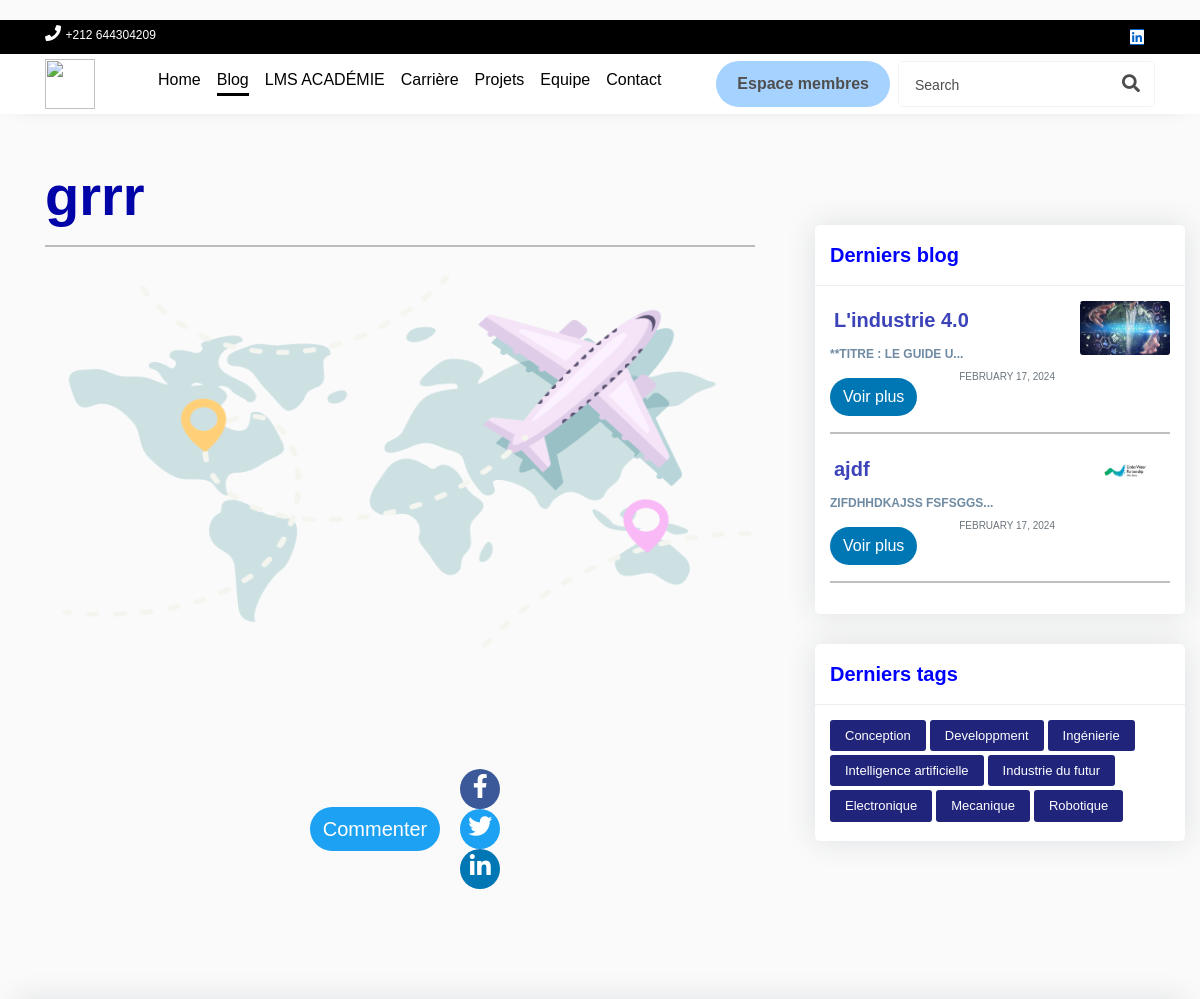
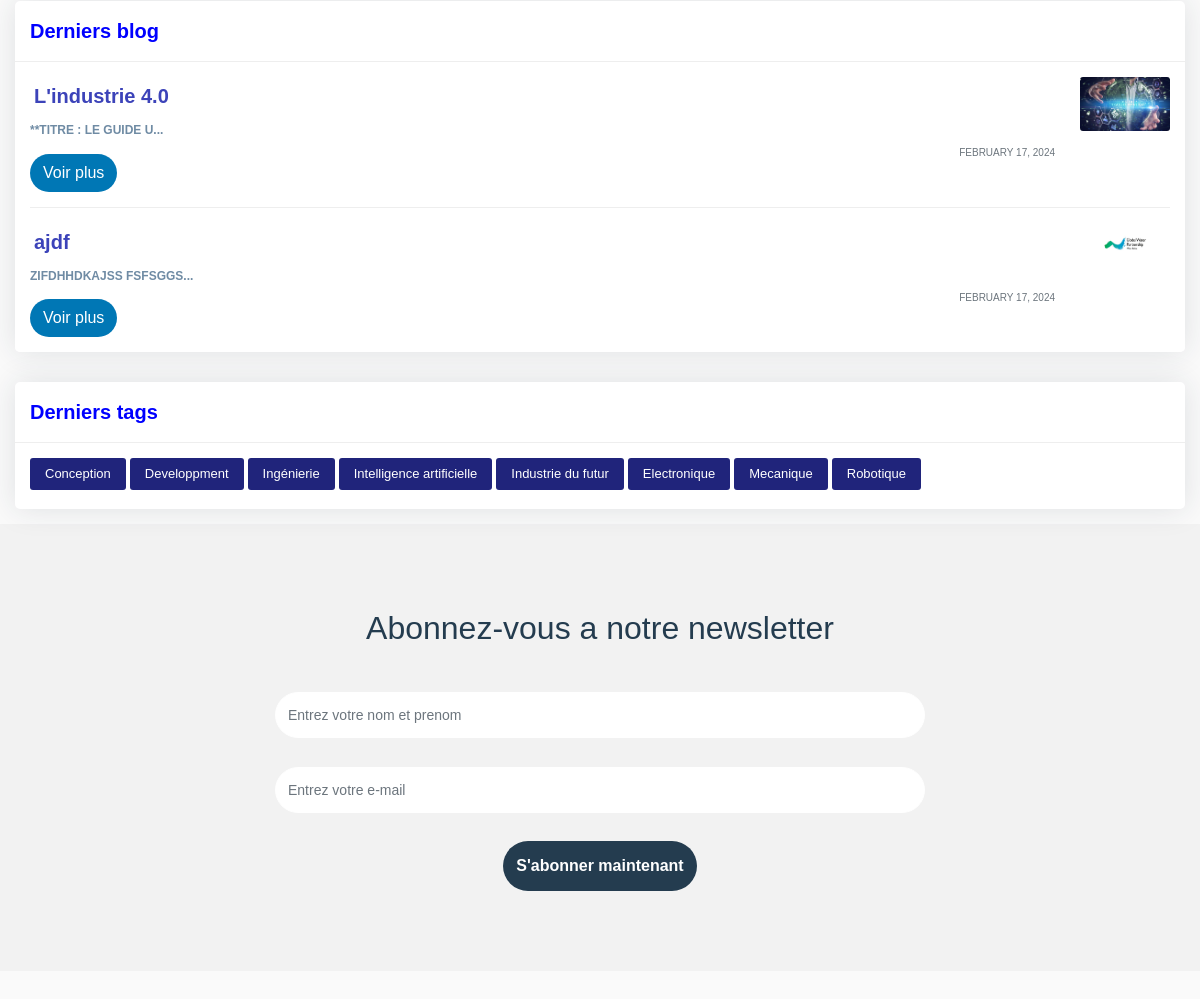
The app's page /details_blog/3, older data (2 pictures, top to bottom).
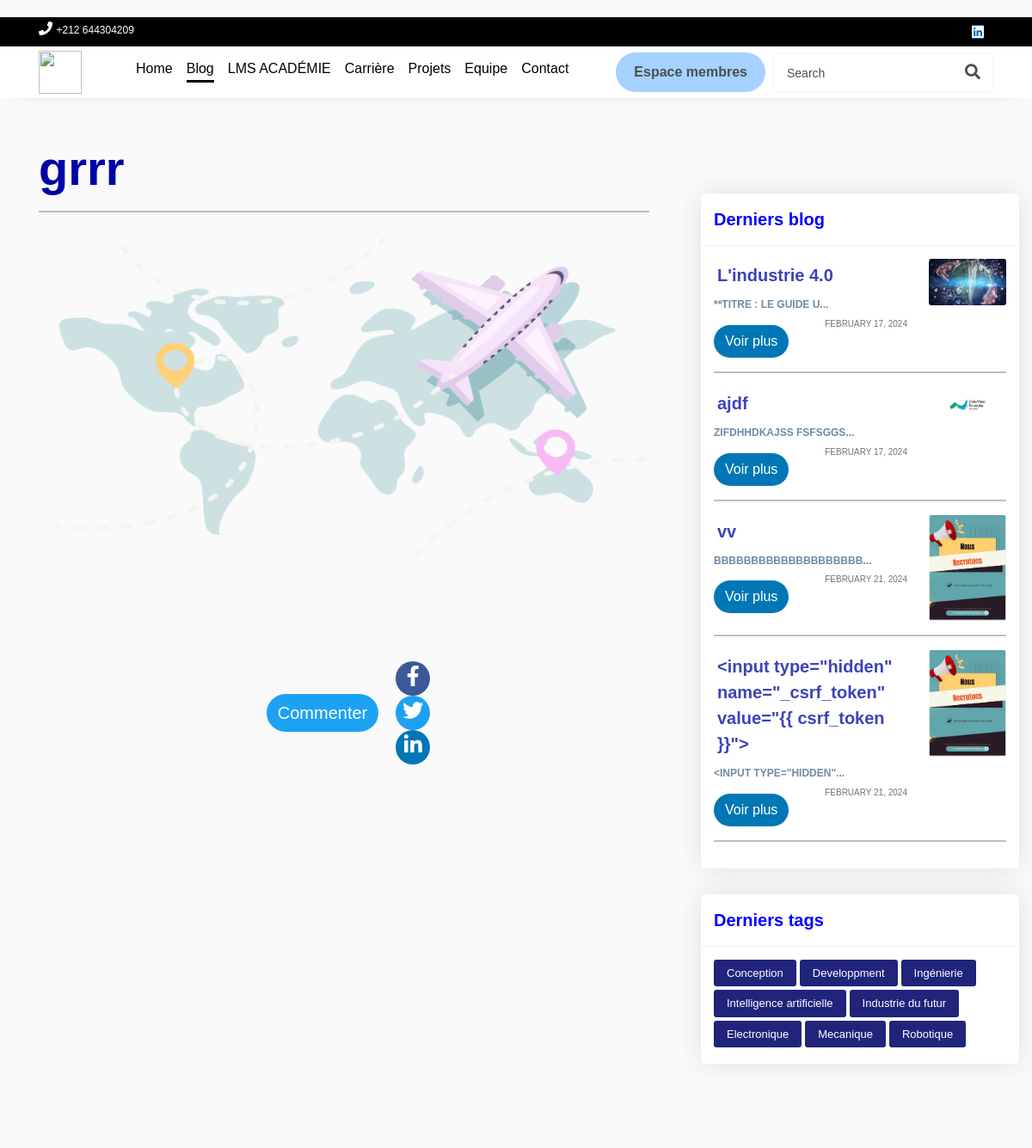
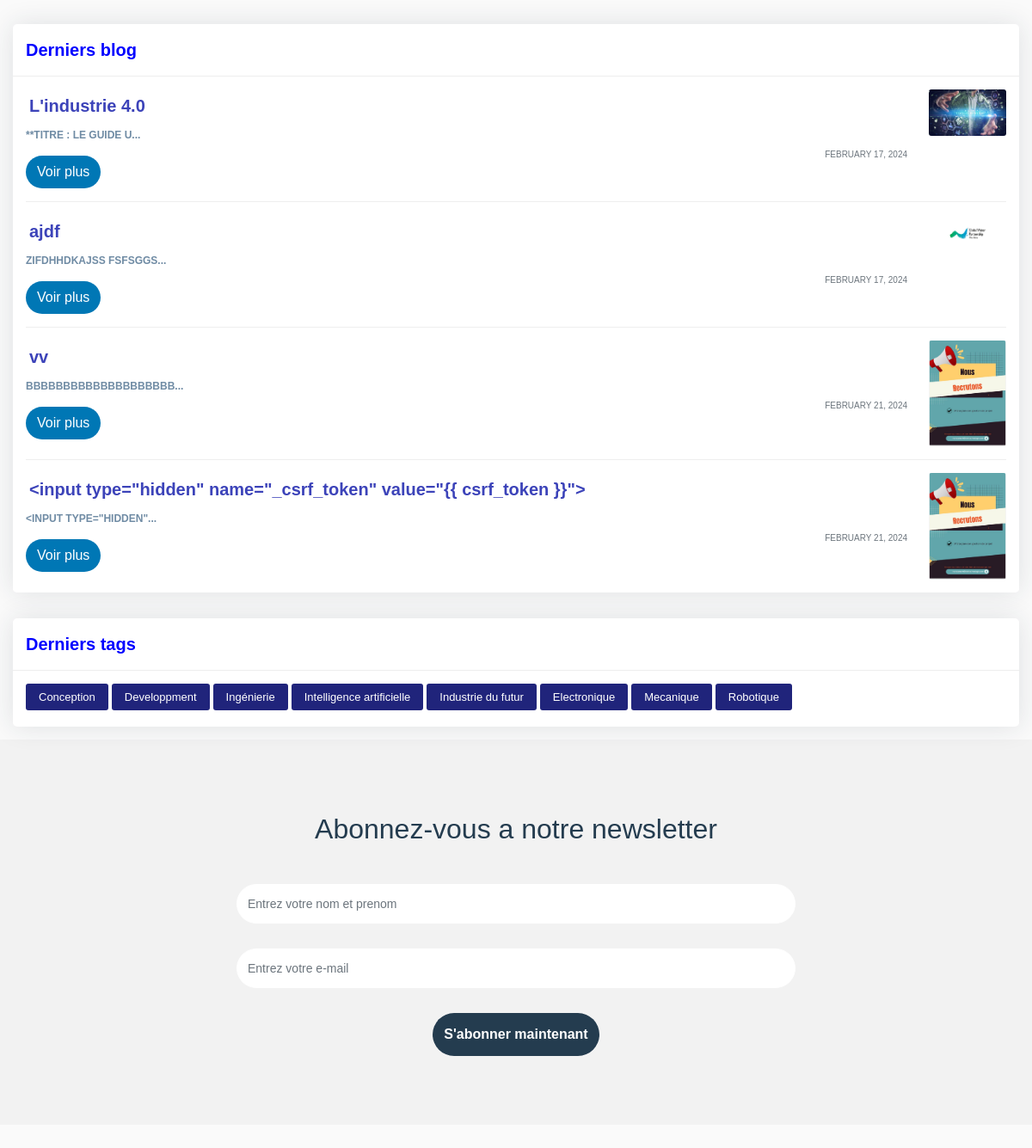
The same page, newer data (2 pictures, top to bottom).
### Main/models/models.py (models this page shows)
class Blog(db.Model):
    id = db.Column(db.Integer, primary_key=True)
    titre = db.Column(db.String(2500))
    description = db.Column(db.String(2500))
    imagePath = db.Column(db.String(2500))
    date=db.Column(db.DateTime, default=datetime.now)

### Main/routes/user.py (the view)
@app.route('/details_blog/<int:id>')
def details_blog(id):
    blog = Blog.query.get(id)
    blogs=Blog.query.filter_by().all()
    if blog:
        return render_template('details_blog.html', blog=blog,blogs=blogs,csrf_token=generate_csrf())
    else:
        return 'Article de blog non trouvé'

### Main/templates/details_blog.html (shortened to what the changed rows need)
<!DOCTYPE html>
<head>
    <link rel="stylesheet" href="https://cdnjs.cloudflare.com/ajax/libs/font-awesome/6.0.0-beta3/css/all.min.css">
    <link href="https://cdn.jsdelivr.net/npm/bootstrap@5.3.0/dist/css/bootstrap.min.css" rel="stylesheet">
    <link href="https://cdn.jsdelivr.net/npm/tailwindcss@2.2.19/dist/tailwind.min.css" rel="stylesheet">
</head>
<body>
    {% with currentPage='blog' %}
    {% include 'navbar.html' %}
{% endwith %}
<div class="col">
<div class="row">
<div class="col-md-8">
<div class="col-md-12 ">
<div class="container mt-5 mb-5" id="blog">
    <h1 class="display-4 font-weight-bold mb-3" style="color: rgb(0, 3, 168);">{{ blog.titre }}</h1>
</div>
  <br>
  <br>
</div>
</div>
<div class="col-md-4 blog-aside" style="margin-top: 12vh;">
    <div class="widget widget-latest-post">
        <div class="widget-body" style="background-color: #ffffff;">
            {% if blogs %}
                {% for blg in blogs %}
                    {% if blg.id != blog.id %}
                        <div class="latest-post-aside media">
                            <div class="lpa-left media-body">
                                <div class="lpa-title" style="padding: 4px;">
                                    <h5><a href="#" style="color: rgb(60, 67, 185);font-size: 20px;">{{ blg.titre }}</a></h5>
                                </div>
                                <div class="lpa-meta" style="color: white;">
                                    <a class="name" href="#" style="font-weight: bold;">{{ blg.description[:20] }}...</a>
                                    <br>
                                    <a class="date text-muted" href="#" style="float: right;font-size: 10px;">{{ blg.date.strftime('%B %d, %Y') }}</a>
                                </div>
                                <div style="mt-1">
                                    <a href="/details_blog/{{ blg.id }}" class="btn btn" style="border-radius: 50px;background-color: #0077b5;color: white;margin-top: 10px;">Voir plus</a>
                                </div>
                            </div>
                            <div class="lpa-right">
                                <a href="#">
                                    <img src="{{ blg.imagePath }}" title="" alt="">
                                </a>
                            </div>
                        </div>
                        <hr style="border: 1px solid black;">
                    {% endif %}
                {% endfor %}
            {% endif %}
        </div>
    </div>
</div>
</div>
</div>
<div class="col-md-12 blog-aside" style="margin-top: 12vh;">
        <div class="widget widget-latest-post">
            <div class="widget-body" style="background-color: #ffffff;">
                {% if blogs %}
                    {% for blg in blogs %}
                        {% if blg.id != blog.id %}
                            <div class="latest-post-aside media">
                                <div class="lpa-left media-body">
                                    <div class="lpa-title" style="padding: 4px;">
                                        <h5><a href="#" style="color: rgb(60, 67, 185);font-size: 20px;">{{ blg.titre }}</a></h5>
                                    </div>
                                    <div class="lpa-meta" style="color: white;">
                                        <a class="name" href="#" style="font-weight: bold;">{{ blg.description[:20] }}...</a>
                                        <br>
                                        <a class="date text-muted" href="#" style="float: right;font-size: 10px;">{{ blg.date.strftime('%B %d, %Y') }}</a>
                                    </div>
                                    <div style="mt-1">
                                        <a href="/details_blog/{{ blg.id }}" class="btn btn" style="border-radius: 50px;background-color: #0077b5;color: white;margin-top: 10px;">Voir plus</a>
                                    </div>
                                </div>
                                <div class="lpa-right">
                                    <a href="#">
                                        <img src="{{ blg.imagePath }}" title="" alt="">
                                    </a>
                                </div>
                            </div>
                        {% endif %}
                    {% endfor %}
                {% endif %}
            </div>
        </div>
    </div>
<section class="newsletter" style="height: fit-content;margin-bottom: 100px;">
    <div class="container">
        <div class="row">
            <div class="col-sm-12">
                <div class="content">
                    <form action="/newsletter" method="post">
                        <h2>Abonnez-vous a notre newsletter</h2>
                    </form>
                </div>
            </div>
        </div>
    </div>
</section>
</body>

Row changes from the older to the newer data that the page shows:
added Blog: titre "vv", description "BBBBBBBBBBBBBBBBBBBB", date "FEBRUARY 21, 2024", imagePath (picture)
added Blog: titre "<input type=\"hidden\" name=\"_csrf_token\" value=\"{{ csrf_token }}\">", description "<INPUT TYPE=\"HIDDEN\"", date "FEBRUARY 21, 2024", imagePath (picture)
